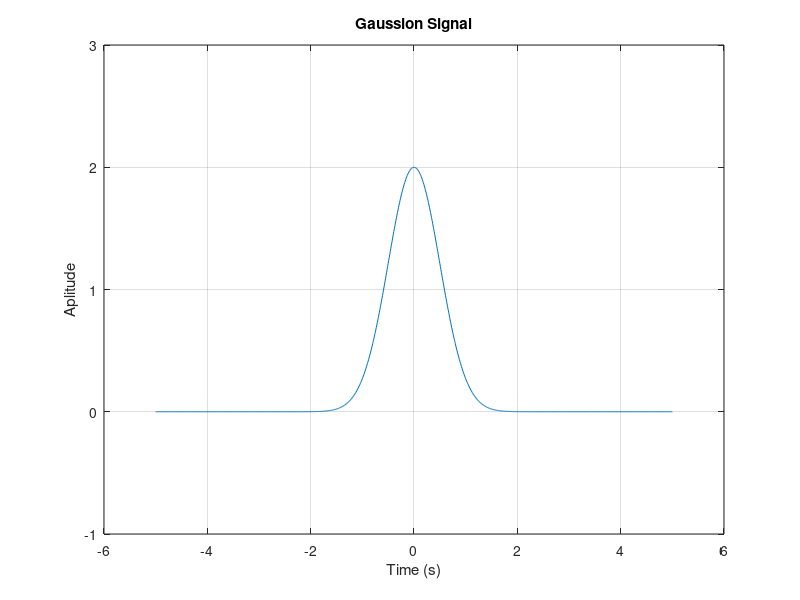

This chart was generated by the following MATLAB code:
%% Gaussion function

clc
close
close all

t = -5 : 0.01 : 5;
a = 2;
gau = 2*exp(-a.*(t.^2));

plot(t, gau);
xlabel('Time (s)');
ylabel('Aplitude');
title('Gaussion Signal');
axis([-6, 6, -1, 3]);
grid on;
